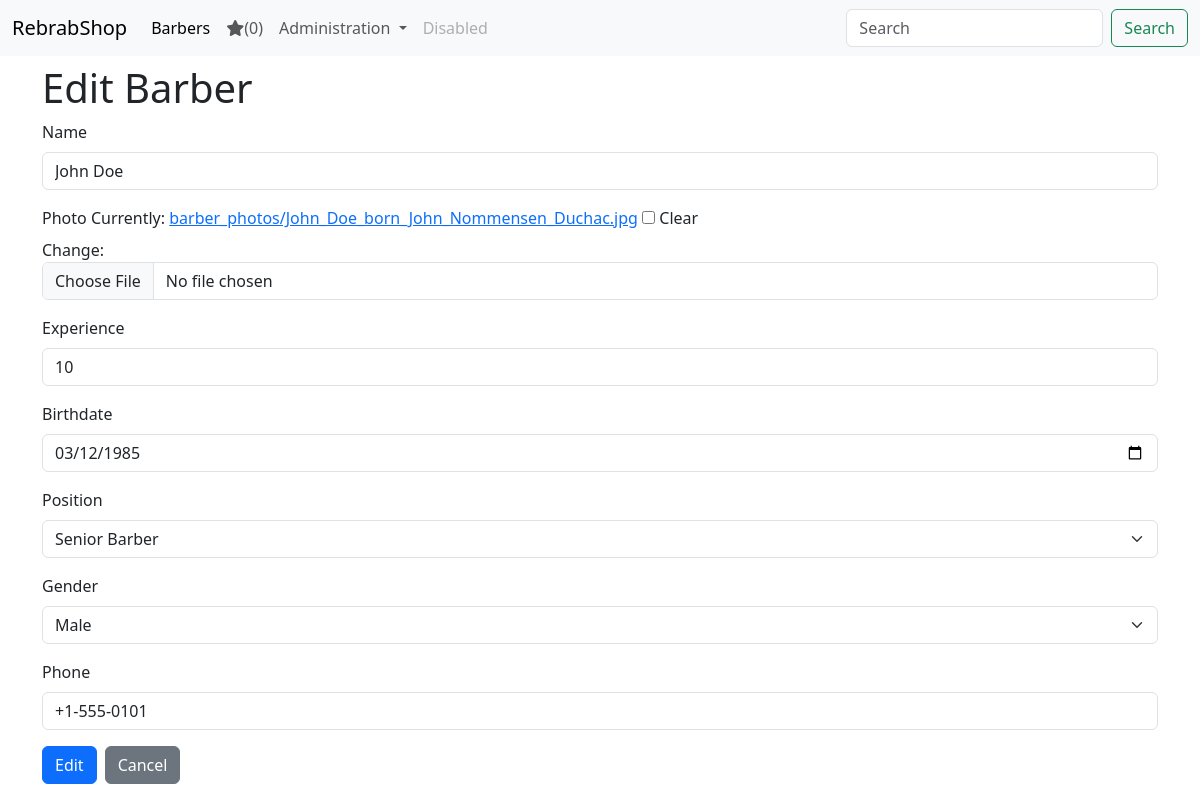
Page /barbers/edit/1/ on the committed database.
### barbers/models.py (models this page shows, shortened)
class Barber(models.Model):
    GENDER_CHOICES = [
        ('M', 'Male'),
        ('F', 'Female')
    ]
    POSITION_CHOICES = [
        ('J', 'Junior Barber'),
        ('S', 'Senior Barber'),
        ('M', 'Master Barber')
    ]
    name = models.CharField(max_length=100)
    photo = models.ImageField(upload_to='barber_photos/', blank=True, null=True)
    experience = models.IntegerField(validators=[MinValueValidator(0), MaxValueValidator(60)])
    birthdate = models.DateField()
    position = models.CharField(max_length=100, choices=POSITION_CHOICES)
    gender = models.CharField(max_length=1, choices=GENDER_CHOICES)
    rating = models.FloatField(default=0)
    phone = models.CharField(max_length=20)

### barbers/views.py (the view)
# urls.py: path('edit/<int:pk>/', barbers.views.barber_update),
def barber_update(request, pk):
    barber = get_object_or_404(Barber, pk=pk)
    if request.method == "POST":
        form = BarberForm(request.POST, request.FILES, instance=barber)
        if form.is_valid():
            barber = form.save()
            messages.success(request, f"Barber {barber.name} has been updated successfully")
            return redirect(reverse("barber_detail", args=[barber.pk]))
    else:
        form = BarberForm(instance=barber)
    return render(request, "barbers/edit.html", {"form": form})

### barbers/forms.py
class BarberForm(ModelForm):
    class Meta:
        model = Barber
        fields = ["name", "photo", "experience", "birthdate", "position", "gender", "phone"]
        widgets = {
            'birthdate': forms.DateInput(attrs={'class': 'form-control', 'type': 'date'}),
            "photo": forms.ClearableFileInput(attrs={'class': 'form-control'}),
            "position": forms.Select(attrs={'class': 'form-select'}),
            "gender": forms.Select(attrs={'class': 'form-select'}),
            "name": forms.TextInput(attrs={'class': 'form-control', 'placeholder': 'Enter barber name'}),
            "experience": forms.NumberInput(attrs={'class': 'form-control', 'placeholder': 'Enter years of experience'}),
            "phone": forms.TextInput(attrs={'class': 'form-control', 'placeholder': 'Enter phone number', "type": "tel"}),
        }

### favorites/context_processor.py (called while the page is built)
def favorite_barbers_count(request):
    return { 'fav_count': get_count_of_favorite_barbers(request) }

### favorites/favorites.py (called while the page is built)
def get_favorite_barbers(request):
    return request.session.get(FAVORITE_BARBERS_KEY, [])

def get_count_of_favorite_barbers(request):
    return len(get_favorite_barbers(request))

### barbers/templates/barbers/edit.html
{% extends "layout.html" %}
{% block content %}
{% include "components/barber_form.html" with form_title="Edit Barber" action_name="Edit" %}
{% endblock %}

### barbers/templates/components/barber_form.html (shortened to what this page needs)
<h1 class="my-2">{{ form_title }}</h1>
<form method="post" enctype="multipart/form-data">
   {% for field in form %}
  <div class="mb-3">
    <label for="{{ field.id_for_label }}" class="form-label">
      {{ field.label }}
    </label>
    {{ field }}
  </div>
  {% endfor %}
  <div class="d-flex gap-2">
    <button type="submit" class="btn btn-primary">{{ action_name }}</button>
    <a href="javascript:history.back()" class="btn btn-secondary">Cancel</a>
  </div>
</form>

### rows in the picture
Barber: form "John Doe" "10" "03/12/1985" "Senior Barber" "Male" "+1-555-0101"

### other values in the picture
{{ fav_count }} "0"
{{ field.label }} "Name" "Photo" "Experience" "Birthdate" "Position" "Gender" "Phone"
{{ action_name }} "Edit"
